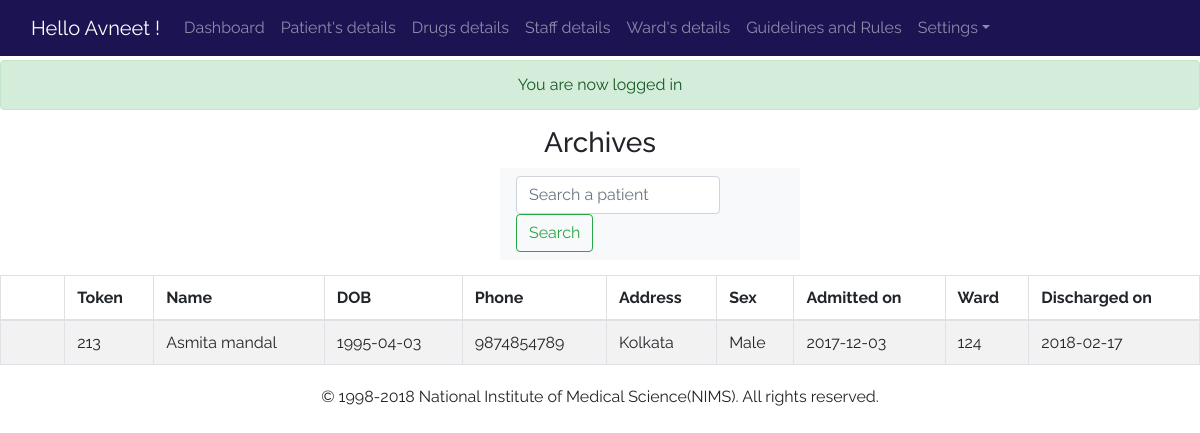
Screenshot of /admin/archive.php (signed in) with the database file from the repository.
### tables this page shows
CREATE TABLE `patient` (
  `id` int(11) NOT NULL,
  `token` varchar(255) NOT NULL,
  `name` varchar(255) NOT NULL,
  `dob` date NOT NULL,
  `phone` varchar(175) NOT NULL,
  `address` text NOT NULL,
  `sex` varchar(20) NOT NULL,
  `doa` date NOT NULL,
  `ward` varchar(255) NOT NULL,
  `deleted` tinyint(4) NOT NULL DEFAULT '0',
  `discharge` date NOT NULL
);

### admin/archive.php (the view, shortened to what this page needs)
  <?php
    require_once $_SERVER['DOCUMENT_ROOT'].'/hospital/core/connect.php';
    include 'includes/head.php';
    include 'includes/navbar.php';
    if (isset($_GET['drugs'])) {
        ?>
            <div class="header text-center"><h3>Archived drugs</h3></div>
            <div class="row no-gutters">
                <div class="col-md-5"></div>
                <div class="col-md-3">
                    <nav class="navbar navbar-expand-lg navbar-light bg-light mini-navbar">
                      <button class="navbar-toggler" type="button" data-toggle="collapse" data-target="#mininavbar" aria-controls="mininavbar" aria-expanded="false" aria-label="Toggle navigation">
                        <span class="navbar-toggler-icon"></span>
                      </button>
                      <div class="collapse navbar-collapse" id="mininavbar">
                        <form class="form-inline my-2 my-lg-0" method="post" id="searchform" action="search.php">
                          <input class="form-control mr-sm-2" type="text" placeholder="Search a staff" name="search_query" id="search_query" >
                          <button class="btn btn-outline-success my-2 my-sm-0" type="submit">Search</button>
                        </form>
                      </div>
                    </nav>
                </div>
                <div class="col-md-4"></div>
            </div>
            <table class="table table-condensed table-bordered table-striped">
                <thead>
                    <th>Sr.No.</th>
                    <th>Name</th>
                    <th>Price</th>
                    <th>Quantity</th>
                    <th>Description</th>
                    <th></th>
                </thead>
                <tbody>
                    <?php
                        $drugQ = $db->query("SELECT * FROM drugs WHERE deleted = 1");
                    while($drugs = mysqli_fetch_assoc($drugQ)): ?>
                    <tr>
                        <td><?=$drugQ['sr'];?></td>
                        <td><?=$drugQ['name'];?></td>
                        <td><?=$drugQ['price'];?></td>
                        <td><?=$drugQ['quantity'];?></td>
                        <td><?=$drugQ['description'];?></td>
                        <td><a href="archive.php?drug_back=<?=$drugQ['id'];?>"></a></td>
                    </tr>
                    <?php endwhile; ?>
                </tbody>
            </table>
        <?php
    }
        else{
    ?>
   <div class="header">
   		<h3 class="text-center">Archives</h3>
   		<div class="row no-gutters">
        <div class="col-md-5"></div>
        <div class="col-md-3">
            <nav class="navbar navbar-expand-lg navbar-light bg-light mini-navbar">
              <div class="collapse navbar-collapse" id="mininavbar">
                <form class="form-inline my-2 my-lg-0" action="search.php" method="post">
                  <input class="form-control mr-sm-2" type="search" placeholder="Search a patient" aria-label="Search">
                  <button class="btn btn-outline-success my-2 my-sm-0" type="submit">Search</button>
                </form>
              </div>
            </nav>
        </div>
        <div class="col-md-4"></div>
    </div>
   </div>
  <table class="table table-bordered table-striped table-condensed">
    <thead>
        <th></th>
        <th>Token</th>
        <th>Name</th>
        <th>DOB</th>
        <th>Phone</th>
        <th>Address</th>
        <th>Sex</th>
        <th>Admitted on</th>
        <th>Ward</th>
        <th>Discharged on</th>
    </thead>
    <tbody>
        <?php
                $query = $db->query("SELECT * FROM patient WHERE deleted = 1");
            while($patient = mysqli_fetch_assoc($query)):
            ?>
        <tr>
            <td><a href="archive.php?addback=<?=$patient['id'];?>" class="btn btn-xs btn-default"><span class="oi oi-plus"></span></a></td>
            <td><?=$patient['token'];?></td>
            <td><?=$patient['name'];?></td>
            <td><?=$patient['dob'];?></td>
            <td><?=$patient['phone'];?></td>
            <td><?=$patient['address'];?></td>
            <td><?=$patient['sex'];?></td>
            <td><?=$patient['doa'];?></td>
            <td><?=$patient['ward'];?></td>
            <td><?=$patient['discharge'];?></td>
        </tr>
    <?php endwhile; ?>
    </tbody>
</table>
    <?php } include 'includes/footer.php' ?>

### css/admin.css (style rules this page uses)
body { margin: 0; font-family: 'Raleway', sans-serif; }
a:link { text-decoration: none; }
.header { margin: 15px auto; }

### admin/includes/navbar.php (style rules this page uses)
body { padding-top: 60px; }

### rows the page displays
patient: token "213", name "Asmita mandal", dob "1995-04-03", phone "9874854789", address "Kolkata", sex "Male", doa "2017-12-03", ward "124", discharge "2018-02-17"

### other values shown
$_SESSION['success_flash'] "You are now logged in"
$user_data['first'] "Avneet"
